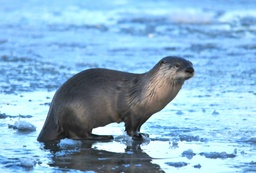
#> input picture 2526/251205/otter.jpg, 256 x 173 px, shrunk from 1080 x 731 before the run
$ python pca.py
#> lines starting #> are read from the running program, lines starting #| are printed output that depends on the picture; long printed decimals are rounded
import numpy as np
from PIL import Image
import matplotlib.pyplot as plt

# --- Load image ---
img = np.array(Image.open("otter.jpg").convert("RGB"), dtype=float)
img /= 255.0  # normalize to [0,1]

h, w, c = img.shape
#> h = 173; w = 256; c = 3

CH = [0] * 3
U = [0] * 3
S = [0] * 3
Vt = [0] * 3

# precompute
for ch in range(3):
    CH[ch] = img[:,:,ch]

    # SVD-based PCA
    U[ch], S[ch], Vt[ch] = np.linalg.svd(CH[ch], full_matrices=False)
#> after the loop, CH = 3 items; S = 3 items; U = 3 items; Vt = 3 items


mse_values = []
cr_values = []

plt.ion()

target_width_px = w - 200
#> target_width_px = 56
dpi = 100                   # default DPI
fig_width_in = target_width_px / dpi
#> fig_width_in = 0.56
fig_height_in = 5           # choose any height in inches

fig, ax = plt.subplots(figsize=(fig_width_in, fig_height_in), dpi=dpi)

line, = ax.plot([], [], label='MSE')
ax.set_xlim(1, 200)
ax.set_ylim(0, 0.05)
ax.set_xlabel("k")
ax.set_ylabel("MSE")
ax.set_title("Real-time PCA Reconstruction Error")
ax.grid(True)

ax2 = ax.twinx()
line_cr, = ax2.plot([], [], color="orange", label="Compression ratio")
ax2.set_ylabel("Compression ratio")
ax2.set_ylim(0, 100)

fig2, axes = plt.subplots(2, 1, figsize=(w/100, 2*h/100))
axes[0].imshow(img)
axes[0].set_title("Original")
axes[0].axis("off")

recon_im = axes[1].imshow(np.zeros_like(img))
axes[1].set_title("Reconstructed")
axes[1].axis("off")
plt.tight_layout()
plt.show()
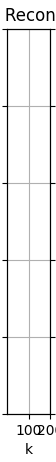
#> figure drawn by matplotlib, 2 panels
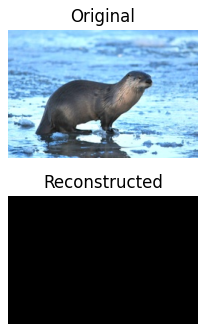
#> figure drawn by matplotlib, 2 panels

k_values = range(1, 201)   # test k = 1..100

plt.waitforbuttonpress()

for k in k_values:
    recon = np.zeros_like(img)

    for ch in range(3):
        # keep only top-k singular values
        Uk = U[ch][:, :k]
        Sk = np.diag(S[ch][:k])
        Vk = Vt[ch][:k, :]

        # reconstruct channel
        Xk = Uk @ Sk @ Vk
        recon[:,:,ch] = Xk

    # clip + save
    recon = np.clip(recon, 0, 1)

    # Mean squared error over all pixels and channels
    mse = np.mean((img - recon) ** 2)
    mse_values.append(mse)

    cr = (h * w) / (k * (h + w + 1))
    cr_values.append(cr)

    print(f"k={k}/{h} mse={mse:.6f} compression={cr:.6f}")   # 6 decimal places

    # Update real-time plot
    line.set_xdata(list(k_values)[:len(mse_values)])
    line.set_ydata(mse_values)

    line_cr.set_xdata(list(k_values)[:len(cr_values)])
    line_cr.set_ydata(cr_values)

    # ax.relim()       # recompute data limits (optional)
    # ax.autoscale()   # autoscale the view (optional)

    plt.draw()
    plt.pause(0.001)

    # --- Update reconstruction plot ---
    recon_im.set_data(recon)
    fig2.canvas.draw_idle()  # update figure
    plt.pause(0.001)
#> this loop made 200 passes
#> mse on passes 1 to 3: 0.0369, 0.0205, 0.0142
#| k=1/173 mse=0.03689 compression=102.995
#| k=2/173 mse=0.02048 compression=51.498
#| k=3/173 mse=0.01421 compression=34.332
#| k=4/173 mse=0.01156 compression=25.749
#| k=5/173 mse=0.009374 compression=20.599
#| k=6/173 mse=0.007986 compression=17.166
#| k=7/173 mse=0.006933 compression=14.714
#| k=8/173 mse=0.006055 compression=12.874
#> (further printed lines are left out)
#> after the loop, cr_values = 200 values, max 103 at index 0, min 0.515 at index 199, mean 3.03; mse_values = 200 values, max 0.0369 at index 0, min 1.74e-29 at index 172, mean 0.00094

# --- After all plotting is done ---
plt.ioff()      # turn off interactive mode
plt.show()      # keep the window open until manually closed
